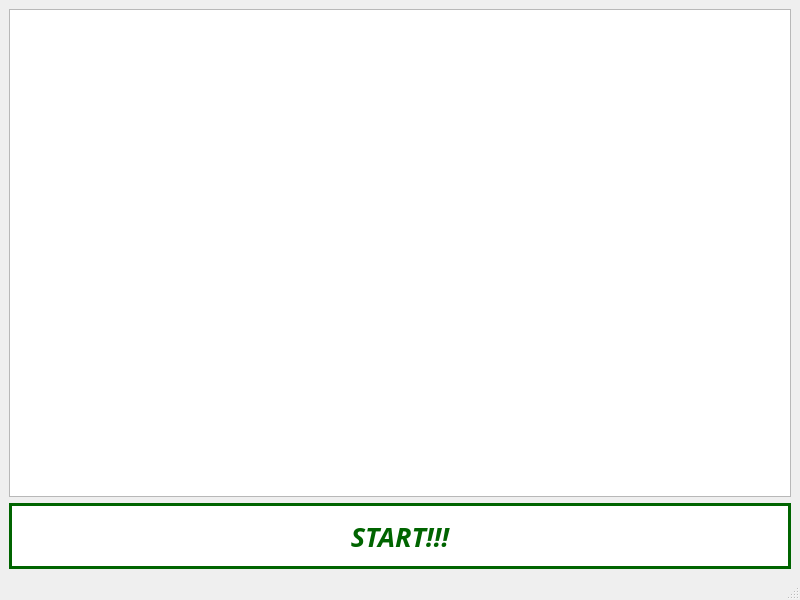
<?xml version="1.0" encoding="UTF-8"?>
<ui version="4.0">
 <class>BirdWind</class>
 <widget class="QMainWindow" name="BirdWind">
  <property name="geometry">
   <rect>
    <x>0</x>
    <y>0</y>
    <width>800</width>
    <height>600</height>
   </rect>
  </property>
  <property name="windowTitle">
   <string>MainWindow</string>
  </property>
  <widget class="QWidget" name="centralwidget">
   <layout class="QVBoxLayout" name="verticalLayout">
    <item>
     <widget class="QGraphicsView" name="graphicsView"/>
    </item>
    <item>
     <widget class="QPushButton" name="startBirdButton">
      <property name="font">
       <font>
        <family>Montserrat</family>
        <pointsize>20</pointsize>
        <weight>68</weight>
        <italic>true</italic>
        <bold>true</bold>
       </font>
      </property>
      <property name="styleSheet">
       <string notr="true">QPushButton {
  width: 150px;
  height: 60px;
  border: 3px solid #006400;
  border-radius: 45px;
  background: white;
  font-size: 1.2em;
  font-weight: 550;
  font-family: 'Montserrat', sans-serif;
  color:#006400;
}

QPushButton:hover {
  background: #00FF7F;
  color: #008080;
  font-size: 1.5em;
}</string>
      </property>
      <property name="text">
       <string>START!!!</string>
      </property>
     </widget>
    </item>
   </layout>
  </widget>
  <widget class="QMenuBar" name="menubar">
   <property name="geometry">
    <rect>
     <x>0</x>
     <y>0</y>
     <width>800</width>
     <height>22</height>
    </rect>
   </property>
  </widget>
  <widget class="QStatusBar" name="statusbar"/>
 </widget>
 <resources/>
 <connections/>
</ui>
